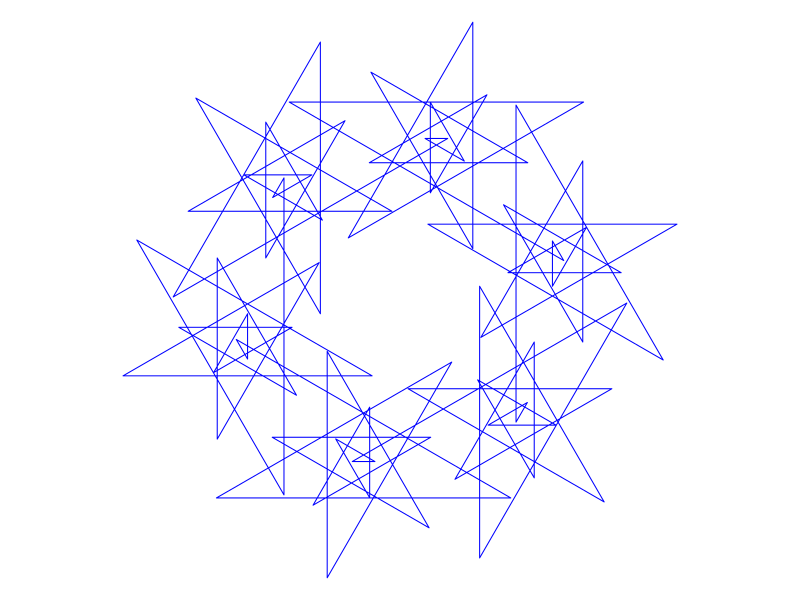

Write R code to recreate this figure.
## ---- chunk 1
options(scipen=999)
gcd2 <- function(a, b) {
    if (b == 0) a else Recall(b, a %% b)
}
gcd <- function(...) Reduce(gcd2, c(...))

drawit = function(L=16,dD=-pi/2,D=pi/2,n=10000,lwd=1,col="blue"){
    x = c(0)
    y = c(0)
    l = L
    for(i in 1:n){
        x0 = x[i]
        y0 = y[i]
        x2 = x[i]+l*cos(D)
        y2 = y[i]+l*sin(D)
        l = (l-2)%%L+1
        D = D+dD
        x = c(x,x2)
        y = c(y,y2)
        if(abs(x2)<0.001 && abs(y2)<0.001){break}
    }
    xmin = min(x)
    xmax = max(x)
    xmid = mean(c(xmin,xmax))
    ymin = min(y)
    ymax = max(y)
    ymid = mean(c(ymin,ymax))
    r = max(c(xmax-xmid,ymax-ymid))
    xlo = xmid-r
    xhi = xmid+r
    ylo = ymid-r
    yhi = ymid+r
    plot(0,0,"n",ann=F,xlim=c(xlo,xhi),ylim=c(ylo,yhi),axes=F)
    lines(x,y,lwd=lwd,col=col)
}

# Define p and q such that p/q=360/(180-θ).

while(T){
    n = sample(5:20,1)
    p = sample(6:180,1)
    q = sample(1:round(p/2-1),1)
    gg = gcd(c(p,q))
    p = p/gg
    q = q/gg
    th = 360*q/p
    
    # if the fraction (p-2q)(n-2k)/2p is reduced fully to a/b, then the figure repeats after b cycles
    
    numer = (p-2*q)*(n)
    denom = 2*p
    
    a = numer/gcd(c(numer,denom))
    b = denom/gcd(c(numer,denom))
    if(b!=1 && th%%1==0){break}
}
cycles = b

## ---- chunk 2
par(mar=c(0,0,0,0),pty="s")
drawit(n,-th/180*pi)
